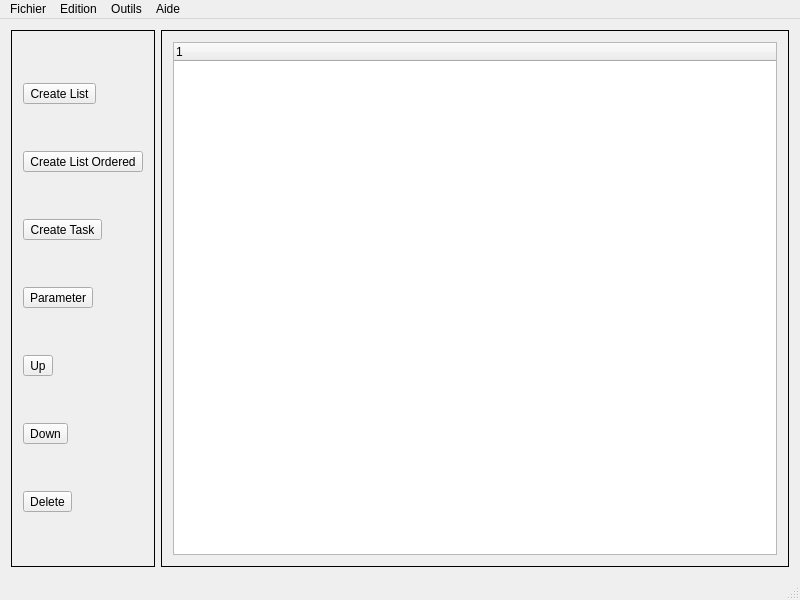
<?xml version="1.0" encoding="UTF-8"?>
<ui version="4.0">
 <class>MainWindow</class>
 <widget class="QMainWindow" name="MainWindow">
  <property name="geometry">
   <rect>
    <x>0</x>
    <y>0</y>
    <width>800</width>
    <height>600</height>
   </rect>
  </property>
  <property name="windowTitle">
   <string>Taskinator</string>
  </property>
  <property name="windowIcon">
   <iconset resource="../Resources.qrc">
    <normaloff>:/Pictures/Taskinator.png</normaloff>:/Pictures/Taskinator.png</iconset>
  </property>
  <property name="iconSize">
   <size>
    <width>32</width>
    <height>32</height>
   </size>
  </property>
  <property name="animated">
   <bool>true</bool>
  </property>
  <property name="documentMode">
   <bool>false</bool>
  </property>
  <widget class="QWidget" name="centralWidget">
   <layout class="QHBoxLayout" name="horizontalLayout">
    <item>
     <widget class="QFrame" name="frame">
      <property name="frameShape">
       <enum>QFrame::Box</enum>
      </property>
      <layout class="QVBoxLayout" name="verticalLayout">
       <item>
        <widget class="QToolButton" name="toolButton">
         <property name="text">
          <string>Create List</string>
         </property>
         <property name="icon">
          <iconset resource="../Resources.qrc">
           <normaloff>:/Pictures/list.png</normaloff>:/Pictures/list.png</iconset>
         </property>
         <property name="iconSize">
          <size>
           <width>40</width>
           <height>40</height>
          </size>
         </property>
        </widget>
       </item>
       <item>
        <widget class="QToolButton" name="toolButton_2">
         <property name="text">
          <string>Create List Ordered</string>
         </property>
         <property name="icon">
          <iconset resource="../Resources.qrc">
           <normaloff>:/Pictures/list_ordered.png</normaloff>:/Pictures/list_ordered.png</iconset>
         </property>
         <property name="iconSize">
          <size>
           <width>40</width>
           <height>40</height>
          </size>
         </property>
        </widget>
       </item>
       <item>
        <widget class="QToolButton" name="toolButton_3">
         <property name="text">
          <string>Create Task</string>
         </property>
         <property name="icon">
          <iconset resource="../Resources.qrc">
           <normaloff>:/Pictures/task.png</normaloff>:/Pictures/task.png</iconset>
         </property>
         <property name="iconSize">
          <size>
           <width>40</width>
           <height>40</height>
          </size>
         </property>
        </widget>
       </item>
       <item>
        <widget class="QToolButton" name="toolButton_7">
         <property name="text">
          <string>Parameter</string>
         </property>
         <property name="icon">
          <iconset resource="../Resources.qrc">
           <normaloff>:/Pictures/gnome-system.png</normaloff>:/Pictures/gnome-system.png</iconset>
         </property>
         <property name="iconSize">
          <size>
           <width>40</width>
           <height>40</height>
          </size>
         </property>
        </widget>
       </item>
       <item>
        <widget class="QToolButton" name="toolButton_4">
         <property name="text">
          <string>Up</string>
         </property>
         <property name="icon">
          <iconset resource="../Resources.qrc">
           <normaloff>:/Pictures/arrow_up.png</normaloff>:/Pictures/arrow_up.png</iconset>
         </property>
         <property name="iconSize">
          <size>
           <width>40</width>
           <height>40</height>
          </size>
         </property>
        </widget>
       </item>
       <item>
        <widget class="QToolButton" name="toolButton_5">
         <property name="text">
          <string>Down</string>
         </property>
         <property name="icon">
          <iconset resource="../Resources.qrc">
           <normaloff>:/Pictures/arrow_down.png</normaloff>:/Pictures/arrow_down.png</iconset>
         </property>
         <property name="iconSize">
          <size>
           <width>40</width>
           <height>40</height>
          </size>
         </property>
        </widget>
       </item>
       <item>
        <widget class="QToolButton" name="toolButton_6">
         <property name="text">
          <string>Delete</string>
         </property>
         <property name="icon">
          <iconset resource="../Resources.qrc">
           <normaloff>:/Pictures/trash_empty.png</normaloff>:/Pictures/trash_empty.png</iconset>
         </property>
         <property name="iconSize">
          <size>
           <width>40</width>
           <height>40</height>
          </size>
         </property>
        </widget>
       </item>
      </layout>
     </widget>
    </item>
    <item>
     <widget class="QFrame" name="frame_2">
      <property name="frameShape">
       <enum>QFrame::Box</enum>
      </property>
      <layout class="QVBoxLayout" name="verticalLayout_2">
       <item>
        <widget class="QTreeWidget" name="treeWidget">
         <attribute name="headerVisible">
          <bool>true</bool>
         </attribute>
         <column>
          <property name="text">
           <string notr="true">1</string>
          </property>
         </column>
        </widget>
       </item>
      </layout>
     </widget>
    </item>
   </layout>
  </widget>
  <widget class="QMenuBar" name="menuBar">
   <property name="geometry">
    <rect>
     <x>0</x>
     <y>0</y>
     <width>800</width>
     <height>25</height>
    </rect>
   </property>
   <property name="sizePolicy">
    <sizepolicy hsizetype="MinimumExpanding" vsizetype="Minimum">
     <horstretch>0</horstretch>
     <verstretch>0</verstretch>
    </sizepolicy>
   </property>
   <property name="minimumSize">
    <size>
     <width>0</width>
     <height>0</height>
    </size>
   </property>
   <property name="font">
    <font>
     <weight>50</weight>
     <italic>false</italic>
     <bold>false</bold>
     <underline>false</underline>
     <strikeout>false</strikeout>
    </font>
   </property>
   <property name="mouseTracking">
    <bool>true</bool>
   </property>
   <property name="focusPolicy">
    <enum>Qt::NoFocus</enum>
   </property>
   <property name="layoutDirection">
    <enum>Qt::LeftToRight</enum>
   </property>
   <property name="defaultUp">
    <bool>false</bool>
   </property>
   <property name="nativeMenuBar">
    <bool>true</bool>
   </property>
   <widget class="QMenu" name="menuFichier">
    <property name="sizePolicy">
     <sizepolicy hsizetype="Preferred" vsizetype="Maximum">
      <horstretch>0</horstretch>
      <verstretch>0</verstretch>
     </sizepolicy>
    </property>
    <property name="title">
     <string>Fichier</string>
    </property>
    <addaction name="actionNouveau"/>
    <addaction name="actionOuvrir"/>
    <addaction name="actionOuvrir_r_cent"/>
    <addaction name="separator"/>
    <addaction name="actionEnregistrer"/>
    <addaction name="actionEnregistrer_sous"/>
    <addaction name="separator"/>
    <addaction name="actionExporter"/>
    <addaction name="separator"/>
    <addaction name="actionQuitter"/>
   </widget>
   <widget class="QMenu" name="menuEdition">
    <property name="title">
     <string>Edition</string>
    </property>
    <addaction name="actionAnnuler"/>
    <addaction name="actionRetablir"/>
   </widget>
   <widget class="QMenu" name="menuOutils">
    <property name="title">
     <string>Outils</string>
    </property>
    <addaction name="actionEnregistrer_template"/>
    <addaction name="actionOption"/>
   </widget>
   <widget class="QMenu" name="menuAide">
    <property name="title">
     <string>Aide</string>
    </property>
    <addaction name="actionAbout"/>
   </widget>
   <addaction name="menuFichier"/>
   <addaction name="menuEdition"/>
   <addaction name="menuOutils"/>
   <addaction name="menuAide"/>
  </widget>
  <widget class="QStatusBar" name="statusBar"/>
  <action name="actionNouveau">
   <property name="icon">
    <iconset resource="../Resources.qrc">
     <normaloff>:/Pictures/file_add.png</normaloff>:/Pictures/file_add.png</iconset>
   </property>
   <property name="text">
    <string>&amp;Nouveau</string>
   </property>
  </action>
  <action name="actionOuvrir">
   <property name="icon">
    <iconset resource="../Resources.qrc">
     <normaloff>:/Pictures/folder_download.png</normaloff>:/Pictures/folder_download.png</iconset>
   </property>
   <property name="text">
    <string>&amp;Ouvrir ...</string>
   </property>
  </action>
  <action name="actionOuvrir_r_cent">
   <property name="text">
    <string>Ouvrir récent</string>
   </property>
  </action>
  <action name="actionAbout">
   <property name="text">
    <string>About</string>
   </property>
  </action>
  <action name="actionEnregistrer">
   <property name="icon">
    <iconset resource="../Resources.qrc">
     <normaloff>:/Pictures/filesave.png</normaloff>:/Pictures/filesave.png</iconset>
   </property>
   <property name="text">
    <string>&amp;Enregistrer</string>
   </property>
  </action>
  <action name="actionEnregistrer_sous">
   <property name="text">
    <string>Enregistrer sous ...</string>
   </property>
  </action>
  <action name="actionExporter">
   <property name="text">
    <string>Exporter</string>
   </property>
  </action>
  <action name="actionQuitter">
   <property name="icon">
    <iconset resource="../Resources.qrc">
     <normaloff>:/Pictures/exit.png</normaloff>:/Pictures/exit.png</iconset>
   </property>
   <property name="text">
    <string>&amp;Quitter</string>
   </property>
  </action>
  <action name="actionAnnuler">
   <property name="icon">
    <iconset resource="../Resources.qrc">
     <normaloff>:/Pictures/arrow_undo.png</normaloff>:/Pictures/arrow_undo.png</iconset>
   </property>
   <property name="text">
    <string>Annuler</string>
   </property>
  </action>
  <action name="actionRetablir">
   <property name="icon">
    <iconset resource="../Resources.qrc">
     <normaloff>:/Pictures/arrow_redo.png</normaloff>:/Pictures/arrow_redo.png</iconset>
   </property>
   <property name="text">
    <string>Retablir</string>
   </property>
  </action>
  <action name="actionEnregistrer_template">
   <property name="text">
    <string>Enregistrer template ...</string>
   </property>
  </action>
  <action name="actionOption">
   <property name="icon">
    <iconset resource="../Resources.qrc">
     <normaloff>:/Pictures/settings.png</normaloff>:/Pictures/settings.png</iconset>
   </property>
   <property name="text">
    <string>Option</string>
   </property>
  </action>
 </widget>
 <layoutdefault spacing="6" margin="11"/>
 <resources>
  <include location="../Resources.qrc"/>
 </resources>
 <connections/>
</ui>
